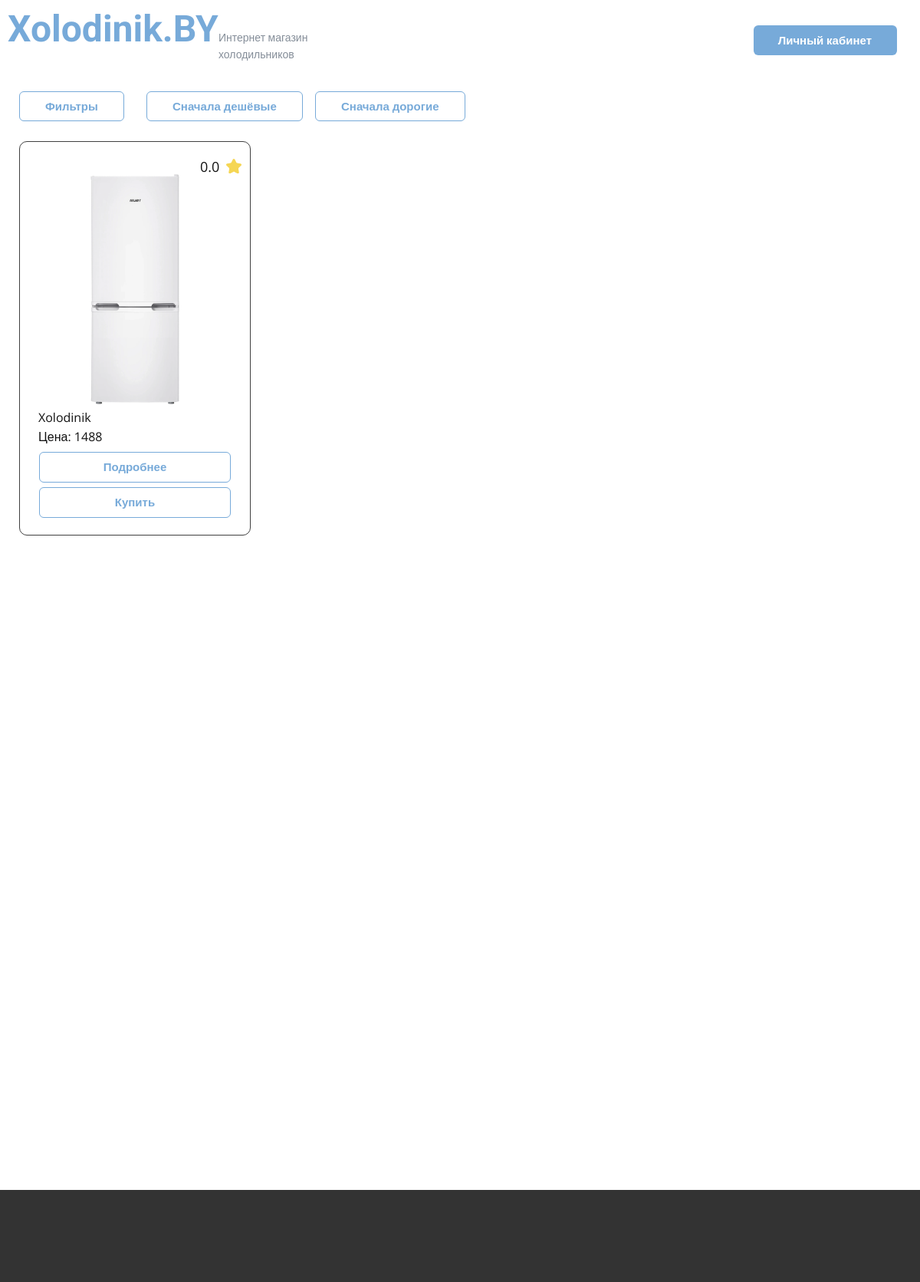
The app's page / (signed in) with its own data.
### app.py (models this page shows)
class Prod(db.Model):
    id = db.Column(db.Integer, primary_key=True)
    model = db.Column(db.String(20), nullable=False, unique=True)
    producer = db.Column(db.String(20), nullable=False)
    price = db.Column(db.Integer, nullable=False)
    width = db.Column(db.String(20), nullable=False)
    depth = db.Column(db.String(20), nullable=False)
    height = db.Column(db.String(20), nullable=False)
    weight = db.Column(db.String(20), nullable=False)
    volume = db.Column(db.String(20), nullable=False)
    service = db.Column(db.String(20), nullable=False)
    country = db.Column(db.String(20), nullable=False)
    category = db.Column(db.String(20), nullable=False)
    colling = db.Column(db.String(20), nullable=False)
    color = db.Column(db.String(20), nullable=False)
    energy_efficiency = db.Column(db.String(20), nullable=False)
    compressors = db.Column(db.String(20), nullable=False)
    noise = db.Column(db.String(20), nullable=False)
    handle = db.Column(db.String(20), nullable=False)
    guaranty = db.Column(db.String(20), nullable=False)
    control_unit = db.Column(db.String(20), nullable=False)
    power = db.Column(db.String(20), nullable=False)
    chambers = db.Column(db.String(20), nullable=False)
    doors = db.Column(db.String(20), nullable=False)
    useful_volume = db.Column(db.String(20), nullable=False)
    useful_volume_ref = db.Column(db.String(20), nullable=False)
    useful_volume_freezer = db.Column(db.String(20), nullable=False)
    voltage_frequency = db.Column(db.String(20), nullable=False)
    energy_consumption = db.Column(db.String(20), nullable=False)
    coolant = db.Column(db.String(20), nullable=False)
    series = db.Column(db.String(20), nullable=False)
    temperature = db.Column(db.String(20), nullable=False)
    defrosting_system = db.Column(db.String(20), nullable=False)
    shelves = db.Column(db.String(20), nullable=False)
    barriers = db.Column(db.String(20), nullable=False)
    baskets = db.Column(db.String(20), nullable=False)
    inserts = db.Column(db.String(20), nullable=False)
    stoppers = db.Column(db.String(20), nullable=False)
    freezer_temp = db.Column(db.String(20), nullable=False)
    freezing_capacity = db.Column(db.String(20), nullable=False)
    freezer_parts = db.Column(db.String(20), nullable=False)
    size_without = db.Column(db.String(20), nullable=False)
    size_with = db.Column(db.String(20), nullable=False)
    weight_without = db.Column(db.String(20), nullable=False)
    weight_with = db.Column(db.String(20), nullable=False)
    rating = db.Column(db.Float, nullable=False, default=0.0)
    description = db.Column(db.String(200), nullable=False)
    image_path = db.Column(db.String(50), nullable=False, unique=True)
    reviews = db.relationship('Review', back_populates='prod')

### app.py (the view, shortened to what this page needs)
@app.route("/")
def index():
    prods = Prod.query.all()
    return render_template("index.html", prods=prods)

### app.py (called while the page is built)
@login_manager.user_loader
def load_user(user_id):
    return User.query.get(int(user_id))

### templates/index.html (shortened to what this page needs)
<!DOCTYPE html>
<html style="font-size: 16px;" lang="ru"><head>
    <link rel="stylesheet" href="{{ url_for('static', filename='index.css') }}" media="screen">
    <link rel="stylesheet" href="{{ url_for('static', filename='un.css') }}" media="screen">
    <meta property="og:title" content="Главная"></head>
  <body>
  <header>
      <div class="head">
        <a class="logo" href="/">Xolodinik.BY</a>
        <p class="logo-text">Интернет магазин<br>холодильников</p>
        {% if current_user.is_active and not current_user.role == "admin" %}
          <a href="/cub" style="margin-right: 20px !important;" class="btn btn-2">Личный кабинет</a>
        {% elif current_user.role == "admin" %}
          <a href="/panel" style="margin-right: 20px !important;" class="btn btn-2">Админ панель</a>
        {% else %}
          <a href="/login" class="btn btn-2">Войти</a>
          <a href="/register" class="btn btn-1">Регистрация</a>
        {% endif %}
      </div>
  </header>
    <section>
      <div class="container">
        <a href="" class="btn btn-1">Фильтры </a>
        <a href="/?sort=cheap" class="btn btn-2">Сначала дешёвые </a>
        <a href="/?sort=expensive" class="btn btn-3">Сначала дорогие</a>
          <div class="catalog">
              {% for prod in prods%}
            <div class="container-product-1">
                <p class="rating-text">{{ prod.rating }}</p>
                <div class="div-svg">
                  <svg class="svg-1" preserveAspectRatio="none" viewBox="0 0 160 154"><use xlink:href="#svg-7557"></use></svg>
                </div>
                <img class="image" src="{{ url_for('static', filename=prod.image_path) }}">
                <p class="model">{{ prod.model }}</p>
                <p class="price">Цена: {{ prod.price }}</p>
                <a class="btn btn-4" href="/product?id={{ prod.id }}">Подробнее</a>
                <a class="btn btn-4" href="/order?id={{ prod.id }}">Купить </a>
              </div>
              {% endfor %}
            </div>
        </div>
    </section>
  <footer></footer>
</body></html>

### static/index.css (style rules this page uses)
body { -webkit-text-size-adjust: 100%; box-sizing: border-box; margin: 0; height: auto; min-height: 100%; overflow-x: clip; position: relative; font-size: 1rem; line-height: 1.6; --animation-fade_in-opacity: 0; --animation-fade_in_up-opacity: 0; --animation-fade_in_left-opacity: 0; --animation-fade_in_right-opacity: 0; --animation-fade_in_down-opacity: 0; --animation-fade_in_up_big-opacity: 0; --animation-fade_in_left_big-opacity: 0; --animation-fade_in_right_big-opacity: 0; --animation-fade_in_down_big-opacity: 0; --animation-fade_out-opacity: 0; --animation-fade_out_up-opacity: 0; --animation-fade_out_left-opacity: 0; --animation-fade_out_right-opacity: 0; --animation-fade_out_down-opacity: 0; --animation-fade_out_up_big-opacity: 0; --animation-fade_out_left_big-opacity: 0; --animation-fade_out_right_big-opacity: 0; --animation-fade_out_down_big-opacity: 0; --animation-rotate_in-rotate: -200deg; --animation-rotate_in_down_left-rotate: -45deg; --animation-rotate_in_down_right-rotate: 45deg; --animation-rotate_in_up_left-rotate: 45deg; --animation-rotate_in_up_right-rotate: -90deg; --animation-rotate_out-rotate: 200deg; --animation-rotate_out_down_left-rotate: 45deg; --animation-rotate_out_down_right-rotate: -45deg; --animation-rotate_out_up_left-rotate: -45deg; --animation-rotate_out_up_right-rotate: 90deg; --animation-roll_in-rotate: -120deg; --animation-roll_in-translate_x: -100%; --animation-roll_out-rotate: 120deg; --animation-roll_out-translate_x: 100%; --animation-zoom_in-scale: 0.3; --animation-zoom_in_down-scale: 0.475; --animation-zoom_in_down-translate_y: 60px; --animation-zoom_in_up-scale: 0.475; --animation-zoom_in_up-translate_y: -60px; --animation-zoom_in_left-scale: 0.475; --animation-zoom_in_left-translate_x: 10px; --animation-zoom_in_right-scale: 0.475; --animation-zoom_in_right-translate_x: -10px; --animation-zoom_out-scale: 0.3; --animation-zoom_out_down-scale: 0.475; --animation-zoom_out_down-translate_y: -60px; --animation-zoom_out_up-scale: 0.475; --animation-zoom_out_up-translate_y: 60px; --animation-zoom_out_left-scale: 0.475; --animation-zoom_out_left-translate_x: 42px; --animation-zoom_out_right-scale: 0.475; --animation-zoom_out_right-translate_x: -42px; --animation-slide_in_down-translate_y: -100%; --animation-slide_in_up-translate_y: 100%; --animation-slide_in_left-translate_x: -100%; --animation-slide_in_right-translate_x: 100%; --animation-slide_out_down-translate_y: 100%; --animation-slide_out_up-translate_y: -100%; --animation-slide_out_left-translate_x: -100%; --animation-slide_out_right-translate_x: 100%; --animation-custom_in-translate_x: 0px; --animation-custom_in-translate_y: 0px; --animation-custom_in-scale: 1; --animation-custom_in-rotate: 0deg; --animation-custom_in-opacity: 0; font-family: 'Open Sans',sans-serif; color: #111111; background-color: #ffffff; --effect-scale: 1.1; --theme-sheet-width-xl: 1140px; --theme-sheet-width-lg: 940px; --theme-sheet-width-md: 720px; --theme-sheet-width-sm: 540px; --theme-sheet-width-xs: 340px; }
.model { text-align: left; stroke: none; margin: 5px 20px 0 24px; }
.price { text-align: left; stroke: none; margin: 0 20px 0 24px; }
.image { object-fit: cover; display: block; vertical-align: middle; background-size: cover; background-position: 50% 50%; background-repeat: no-repeat; color: #111111; overflow: hidden; width: 200px; height: 300px; margin: 0 50px; }
.div-svg { position: relative; color: #f5d654 !important; width: 20px; height: 20px; margin: -25px 11px 0 auto; }
.svg-1 { overflow: hidden; position: absolute; fill: #f5d654; }
.rating-text { font-size: 1.125rem; margin: 12px 36px 0 235px; }
.container-product-1 { border-style: solid; border-width: 1px; border-radius: 10px; border-color: #404040; stroke: none; width: 300px; height: 500px; margin: 0 10px 0 0; padding: 6px 0; }
.catalog { display: flex; position: relative; text-align: left; min-height: 1009px; height: auto; margin: 26px 25px 60px; }
.container { box-sizing: border-box; position: relative; min-height: 1432px; }
.btn-1 { margin: 29px auto 0 25px !important; padding: 8px 33px !important; }
.btn-2 { margin: -39px auto 0 191px !important; padding: 8px 33px !important; }
.btn-3 { margin: -39px auto 0 411px !important; padding: 8px 33px !important; }
.btn-4 { font-weight: 700; font-size: 0.9375rem; border-style: solid; margin: 6px auto 0 !important; height: 40px; width: 250px; }

### records on screen
Prod: rating "0.0", image_path (picture), model "Xolodinik", price "1488"
